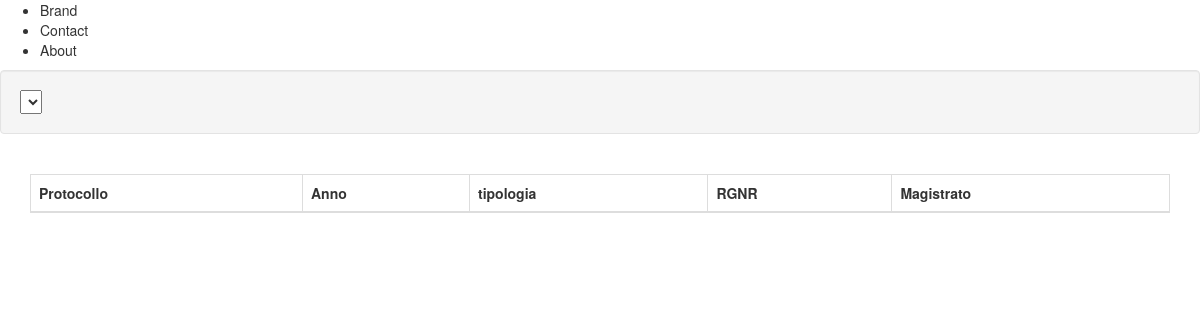
The page /pratiche/ on the database as committed earlier.
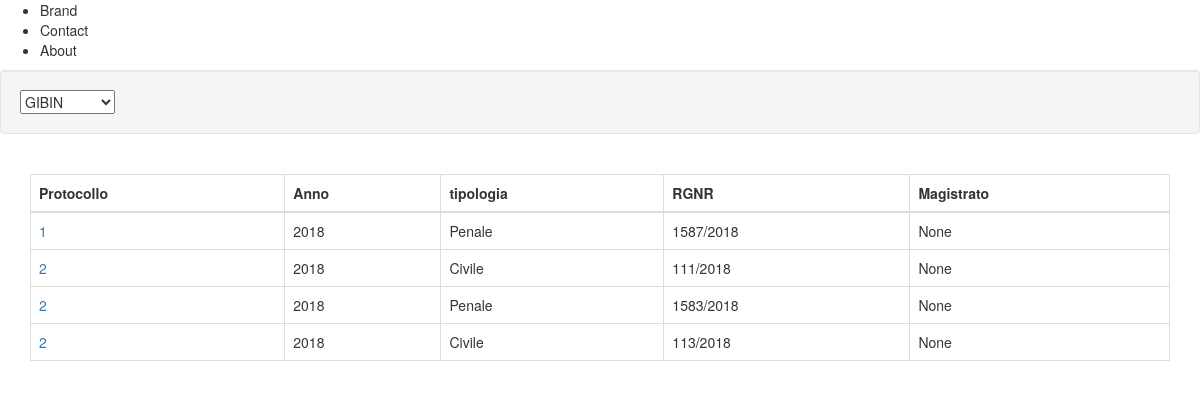
The same page on the database as committed later.
### pratiche/models.py (models this page shows, shortened)
class Pratica(models.Model):
	prot = models.IntegerField(null=False, blank=False)
	timestamp = models.DateTimeField(auto_now_add=True, auto_now=False)
	tipologia = models.ForeignKey('Tipo', on_delete=models.SET_NULL, null=True, blank=False)
	agente = models.ForeignKey('Agente', on_delete=models.SET_NULL, null=True, blank=True)
	magistrato = models.ForeignKey('Magistrato', on_delete=models.SET_NULL, null=True, blank=True)
	rgnr = models.CharField(max_length=10)
	fncr = models.ForeignKey('Fncr', on_delete=models.SET_NULL, null=True, blank=False)
	data_delega = models.DateField(auto_now=False, auto_now_add=False)
	indagati = models.ForeignKey('Indagato', on_delete=models.SET_NULL, null=True, blank=True)
	attivita = models.TextField(max_length=1000, null=True, blank=True)
	data_restituzione = models.DateField(auto_now=False, auto_now_add=False, null=True, blank=True)
	note = models.TextField(max_length=1000, null=True, blank=True)
	def get_absolute_url(self):
		return reverse('pratiche:pratica-detail',kwargs={'id':self.id})

class Tipo(models.Model):
	descrizione = models.CharField(max_length=10 , null=False, blank=False)
	def __str__(self):
		return self.descrizione

### pratiche/views.py (the view)
# urls.py: path('', pratica_list_view, name='pratica-list'),
def pratica_list_view(request):
	queryset = Pratica.objects.all()
	agenti_list = Agente.objects.all()
	context = {
		'object_list': queryset,
		'agenti_list': agenti_list,
	}
	return render(request, 'pratiche/pratica_list.html', context)

### pratiche/templates/pratiche/pratica_list.html (shortened to what this page needs)
{% extends 'base.html' %}
{% block content %}
	<div class="well">
		<select name="item_id">
			{% for ag in agenti_list %}
	    		<option value="{{ ag.id }}">{{ ag.cognome }}</option>
			{% endfor %}
		</select>
	</div>
	<div class="container">
		<table class="table table-bordered">
		  <thead>
		    <tr>
				<th scope="col">Protocollo</th>
		        <th scope="col">Anno</th>
		        <th scope="col">tipologia</th>
		        <th scope="col">RGNR</th>
		        <th scope="col">Magistrato</th>
		    </tr>
		  </thead>
		  <tbody>
		    {% for obj in object_list %}
		    <tr>
		      <td><a href='{{ obj.get_absolute_url }}'>{{ obj.prot }}</a></td>
		      <td>{{ obj.timestamp|date:'Y' }}</td>
		      <td>{{ obj.tipologia }}</td>
		      <td>{{ obj.rgnr }}</td>
		      <td>{{ obj.magistrato }}</td>
		    </tr>
		    {% endfor %}
		   </tbody>
		</table>
	</div>
{% endblock %}

### templates/base.html (shortened to what this page needs)
<!DOCTYPE html>
<html>
<head>
	<link rel="stylesheet"
        href="https://cdnjs.cloudflare.com/ajax/libs/malihu-custom-scrollbar-plugin/3.1.5/jquery.mCustomScrollbar.min.css">
    <link
        rel="stylesheet"
        href="//netdna.bootstrapcdn.com/bootstrap/3.0.3/css/bootstrap.min.css"
        id="bootstrap-css">
</head>
<body>
	{% include 'navbar.html' %}
	{% block content %}{% endblock %}
</body>
</html>

### templates/navbar.html
<nav>
	<ul>
		<li>Brand</li>
		<li>Contact</li>
		<li>About</li>
	</ul>
</nav>

Rows that differ between the two databases and show on the page:
added Pratica: prot "1", timestamp "2018", tipologia "Penale", rgnr "1587/2018", magistrato "None"
added Pratica: prot "2", timestamp "2018", tipologia "Civile", rgnr "111/2018", magistrato "None"
added Pratica: prot "2", timestamp "2018", tipologia "Penale", rgnr "1583/2018", magistrato "None"
added Pratica: prot "2", timestamp "2018", tipologia "Civile", rgnr "113/2018", magistrato "None"
Other text that changed with them:
form field item_id: (not shown) → "GIBIN"
